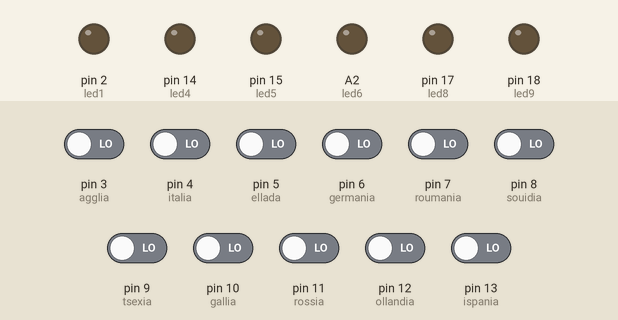
A sketch run on a simulated Arduino Uno, built with avr-gcc and run on an emulated ATmega328P. Shown: output pins drawn as LEDs (lit = HIGH). Inputs (shaded band) come from the test bench; at power-on: pin 3 (agglia), pin 4 (italia), pin 5 (ellada), pin 6 (germania), pin 7 (roumania), pin 8 (souidia), pin 9 (tsexia), pin 10 (gallia), pin 11 (rossia), pin 12 (ollandia), pin 13 (ispania) LOW. What the sketch prints to the serial monitor is not drawn.

Above: at 1.2 s.
1.3 s: pin 4 (italia) driven HIGH
At 2.3 s:
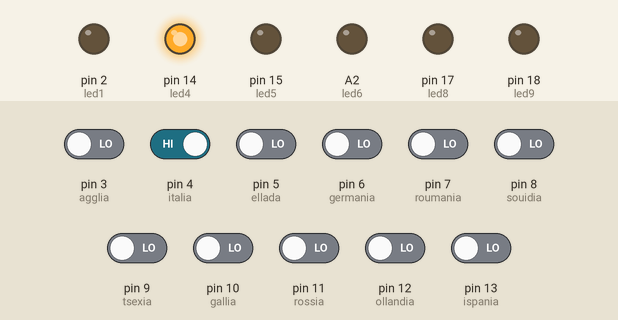
2.8 s: pin 5 (ellada) driven HIGH
At 3.12 s:
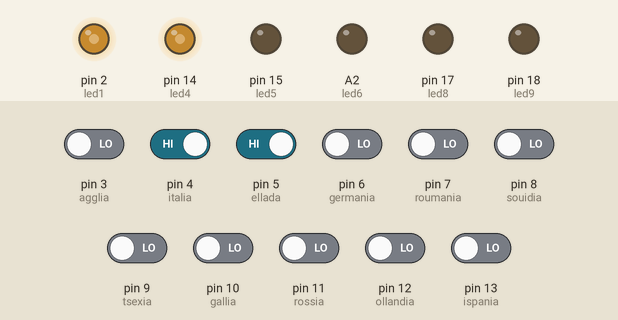
5.8 s: pin 8 (souidia) driven HIGH
At 6.8 s:
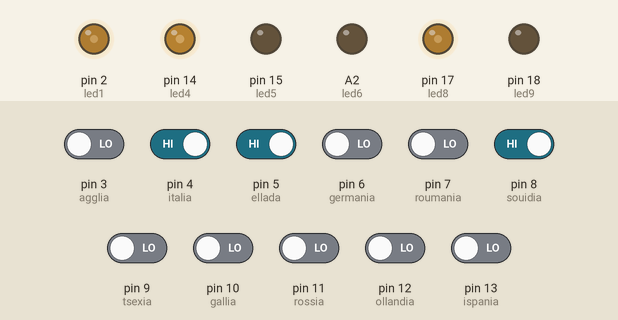
8.8 s: pin 3 (agglia) driven HIGH
11.8 s: pin 6 (germania) driven HIGH
At 14.07 s:
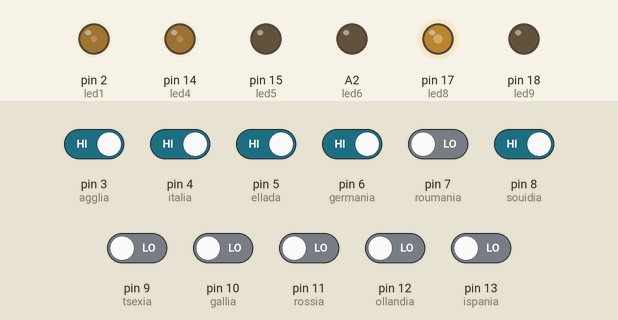
14.8 s: pin 7 (roumania) driven HIGH
Timing chart, 0 to 17.9 s (numbered marks = the images above; inputs shaded):
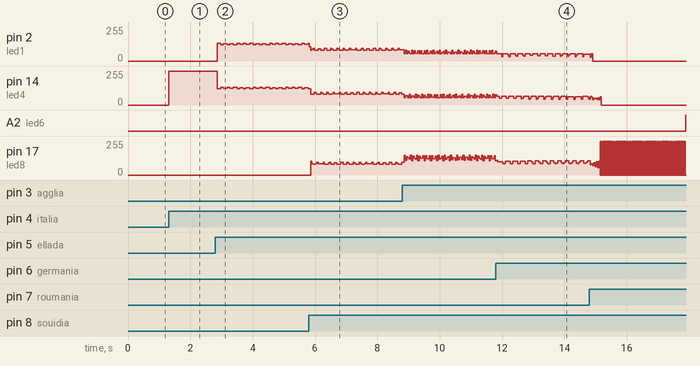

The sketch:

map.ino
```cpp
int agglia = 3;
int ellada = 5;
int italia = 4;
int germania = 6;
int roumania = 7;
int souidia = 8;
int tsexia = 9;
int gallia = 10;
int rossia = 11;
int ollandia = 12;
int ispania = 13;

int led1 = 2;
int led2 = 1;
int led3 = 0;

int led4 = 14;
int led5 = 15;
int led6 = A2;
int led7 = 16;
int led8 = 17;
int led9 = 18;

int leds[8] = {0,1,2,14,15,16,17,18};


void setup() {
  pinMode(agglia,INPUT);
  pinMode(ellada,INPUT);
  pinMode(italia,INPUT);
  pinMode(germania,INPUT);
  pinMode(roumania,INPUT);
  pinMode(souidia,INPUT);
  pinMode(tsexia,INPUT);
  pinMode(gallia,INPUT);
  pinMode(rossia,INPUT);
  pinMode(ollandia,INPUT);
  pinMode(ispania,INPUT);

  pinMode(led1,OUTPUT);
  pinMode(led2,OUTPUT);
  pinMode(led3,OUTPUT);
  pinMode(led4,OUTPUT);
  pinMode(led5,OUTPUT);
 pinMode(led6,OUTPUT);
 pinMode(led7,OUTPUT);
 pinMode(led8,OUTPUT);
 pinMode(led9,OUTPUT);
 Serial.begin(9600);


}

void loop() {
  if(digitalRead(agglia)==1)
  {
    Serial.println("gb");

  }
  if(digitalRead(ellada)==1)
  {
    Serial.println("gr");
    ledcontrol(2);
  }
  if(digitalRead(italia)==1)
  {
    Serial.println("it");
    ledcontrol(3);
  }
    if(digitalRead(germania)==1)
  {
    Serial.println("ger");
    ledcontrol(4);
  }
    if(digitalRead(roumania)==1)
  {
    Serial.println("rom");
    ledcontrol(5);
  }
    if(digitalRead(souidia)==1)
  {
    Serial.println("sw");
    ledcontrol(6);
  }
    if(digitalRead(tsexia)==1)
  {
    Serial.println("ch");
    ledcontrol (7);
  }
    if(digitalRead(gallia)==1)
  {
    Serial.println("fra");
    ledcontrol (8);
  }
    if(digitalRead(rossia)==1)
  {
    Serial.println("rus");

  }
    if(digitalRead(ollandia)==1)
  {
    Serial.println("ned");
  }
    if(digitalRead(ispania)==1)
  {
    Serial.println("sp");

  }
}

void ledcontrol(int x)
{
  digitalWrite(leds[x],HIGH);
  for(int i=0;i<8;i++)
  {
    if(i==x)
      continue;
    digitalWrite(leds[i], LOW);
  }
}
```

Measured:
- after the input at 1.3 s, pin 14 (led4): 0/255 → 255/255 at once
- after the input at 14.8 s, A2 (led6): LOW → HIGH after 3.1 s
